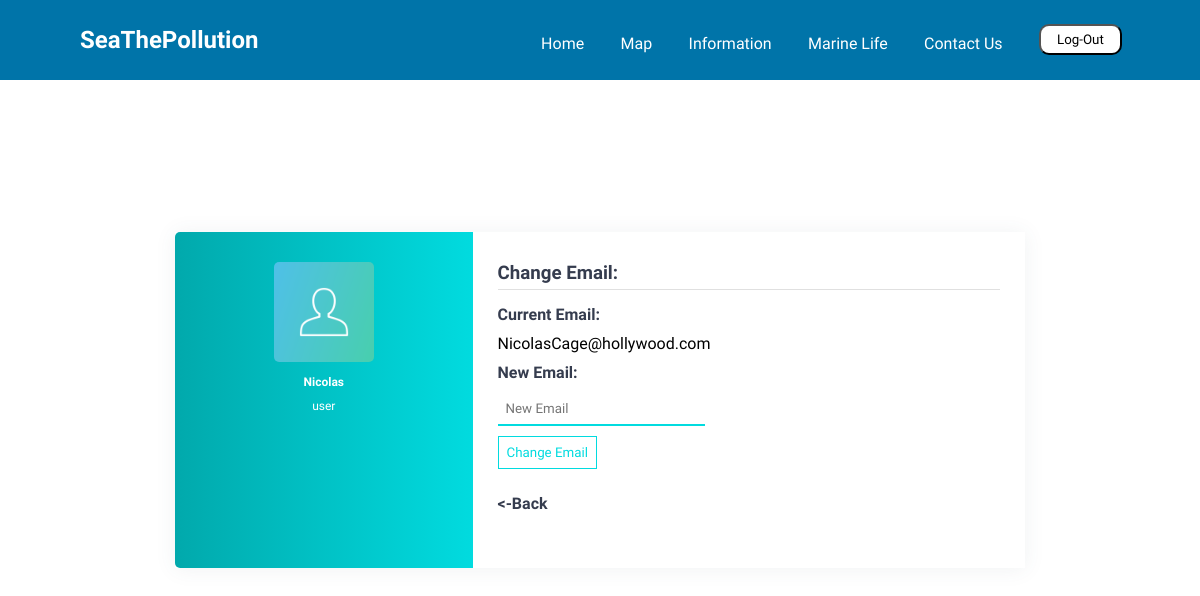
The page /Users/changee.php (signed in) on the database its author committed.
### tables this page shows
CREATE TABLE users (
  id int(11) NOT NULL AUTO_INCREMENT PRIMARY KEY,
  username varchar(100) NOT NULL,
  password varchar(100) NOT NULL,
  email varchar(100) NOT NULL,
  userType varchar(100) NOT NULL DEFAULT 'user'
);

### Users/userFunctions.php (called while the page is built, shortened)
<?php
function getUsernameByID($conn){
    $number=$_SESSION['id'];
    $sql= "SELECT username FROM users WHERE id= $number";
    $result = $conn ->query($sql);
    $row = mysqli_fetch_assoc($result);
    return $row['username'];
}
function getUserRoleByID($conn){
    $number=$_SESSION['id'];
    $sql= "SELECT userType FROM users WHERE id= $number";
    $result = $conn ->query($sql);
    $row = mysqli_fetch_assoc($result);
    return $row['userType'];
}
function getUserEmailByID($conn){
    $number=$_SESSION['id'];
    $sql= "SELECT email FROM users WHERE id= $number";
    $result = $conn ->query($sql);
    $row = mysqli_fetch_assoc($result);
    return $row['email'];
}
?>

### Users/changee.php (the view, shortened to what this page needs)
<?php
        include'dbu.inc.php';
        include'userFunctions.php';
?>
<!DOCTYPE html>
<html lang="en">
<head>
    <link rel='stylesheet' type='text/css' href='menu.css'>
    <link rel='stylesheet' type='text/css' href='../Users/user.css'>
    <link rel="stylesheet" href="../Footer/Footer.css">
</head>
<body>
    <header>
        <div class='nav-container'>
            <nav class='navbar'>
                <a href='../'><h1 id='navbar-logo'>SeaThePollution</h1></a>
                <ul class='nav-menu'>
                    <li><a href='../' class='nav-links'>Home</a></li>
                    <li><a href='../Maps' class='nav-links'>Map</a></li>
                    <li><a href='../Information' class='nav-links'>Information</a></li>
                    <li><a href='../MarineLife/' class='nav-links'>Marine Life</a></li>
                    <li><a href='../Contact/' class='nav-links'>Contact Us</a></li>
                    <li>
                    <?php
                        echo"<form method='POST' action = '".userLogoff($conn)."'>
                        <button id='signBtn' name='logoffSubmit' class='nav-links nav-links-Button'>Log-Out</button>";
                    ?>
                    </li>
                </ul>
            </nav>
        </div>
    </header>
    <main class="re">
        <div class="wrapper">
            <div class="left">
                <img src="../Images/user-2517433.png" alt="user" width="100">
                <?php echo"<h4>".getUsernameByID($conn)."</h4>";?>
                <?php echo"<p>".getUserRoleByID($conn)."<p>";?>
            </div>
            <div class="right">
                <div class="info">
                    <h3>Change Email:</h3>
                    <div class="info_data">
                        <div class="data">
                            <h4>Current Email:</h4>
                            <?php echo"<p>".getUserEmailByID($conn)."</p>";?>
                            <h4>New Email:</h4>
                            <?php echo"<form method='POST' action = '".setEmail($conn)."'>
                                            <input type='email' placeholder='New Email' name='email' style='background-color: #01dbdf;  margin: 10px 0; display: block; padding: 8px; border: none; background-color: #fff; border-top: 1px solid #fff;border-bottom: 2px solid #01dbdf; outline: none;'>
                                            <button type='Submit' name='setEmail' style='color: #01dbdf; padding: 8px; background: #fff;border: 1px solid #01dbdf; cursor: pointer; margin-bottom: 25px;' >Change Email</button>"?>
                            <a href="./index.php"><h4 style="margin-bottom:0px"><-Back</h4></a>
                        </div>
                    </div>
                </div>
            </div>
        </div>
    </main>

### Users/menu.css (style rules this page uses)
* { box-sizing: border-box; margin: 0; padding: 0; font-family: 'Comfortaa', cursive; }
.nav-container { width: 100%; background-color: #0074a9; }
.navbar { display: grid; grid-template-columns: 0.2fr auto 1fr; align-items: center; height: 80px; width: 90%; max-width: 1720px; margin: 0 auto; }
#navbar-logo { color: rgb(255, 255, 255); justify-self: start; margin-left: 20px; }
#navbar-logo { cursor: pointer; }
.nav-menu { display: grid; grid-template-columns: repeat(6,auto); list-style: none; text-align: center; width: 70%; justify-self: end; }
.nav-links { color: white; text-decoration: none; position: relative; top: 9px; }
.nav-links-Button { background-color: rgb(255, 255, 255); color: rgb(0, 0, 0); text-decoration: none; padding: 6px 16px; border-radius: 10px; position: relative; cursor: pointer; top: -1px; }

### Users/user.css (style rules this page uses)
* { box-sizing: border-box; margin: 0; padding: 0; font-family: 'Comfortaa', cursive; }
body { background:url(../Images/seauser.jpg); background-repeat: no-repeat; background-size: cover; }
.wrapper { position: absolute; top: 50%; left: 50%; transform: translate(-50%,-50%); width: 850px; display: flex; box-shadow: 0 1px 20px 0 rgba(70, 90, 100, 0.08); }
.wrapper .left { width: 35%; background: linear-gradient(to right,#01a9ac,#01dbdf); padding: 30px; border-top-left-radius: 5px; border-bottom-left-radius: 5px; text-align: center; color: #fff; }
.wrapper .left img { margin-bottom: 10px; border-radius: 5px; }
.wrapper .left h4 { margin-bottom: 10px; }
.wrapper .left { font-size: 12px; }
.wrapper .right { width: 65%; background: #fff; border-top-right-radius: 5px; border-bottom-right-radius: 5px; padding: 30px 25px; }
.wrapper .right .info { margin-bottom: 25px; }
.wrapper .right .info h3 { margin-bottom: 15px; padding-bottom: 5px; border-bottom: 1px solid #e0e0e0; color: #353c4e; }
.wrapper .right .info_data { display: flex; justify-content: space-between; }
.wrapper .right .info_data .data { width: 45%; }
.wrapper .right .info_data .data h4 { color: #353c4e; margin-bottom: 10px; }
.wrapper .right .info_data .data p { margin-bottom: 10px; }
@media screen and (max-width: 1477px) { body { background-size: 3000px; } }

### Footer/Footer.css (style rules this page uses)
* { margin: 0; padding: 0; box-sizing: border-box; }
a { text-decoration: none; }

### rows shown on the page
users: username "Nicolas", userType "user", email "NicolasCage@hollywood.com"
